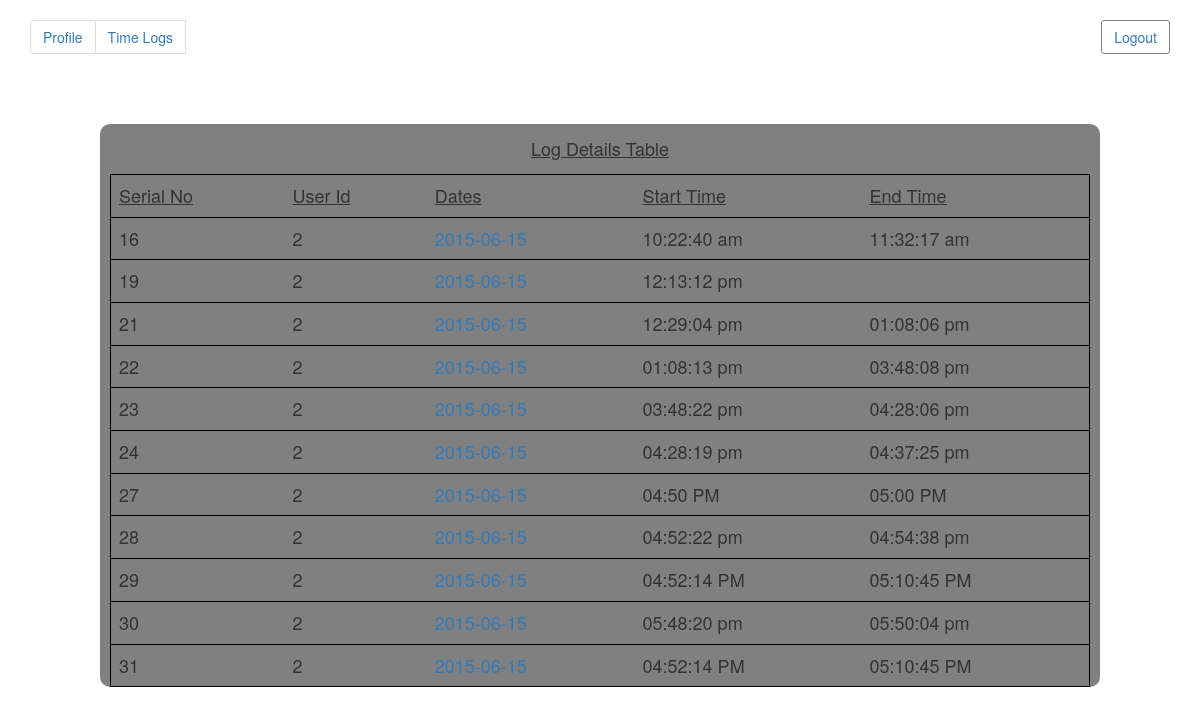
/timelog.php (signed in), run on the app's committed database.
### tables this page shows
CREATE TABLE IF NOT EXISTS `time_logs` (
  `sl_no` int(11) NOT NULL AUTO_INCREMENT,
  `user_id` int(11) DEFAULT NULL,
  `dates` date DEFAULT NULL,
  `start_time` varchar(50) DEFAULT NULL,
  `end_time` varchar(50) DEFAULT NULL,
  PRIMARY KEY (`sl_no`)
);

### timelog.php (the view, shortened to what this page needs)
<?php
	if($_SESSION['user_name'] != ''){
		$current_user_id = $_COOKIE['user'];
		$result = mysql_query("SELECT * FROM `time_logs` WHERE user_id = '$current_user_id'");
		if($result > 0){
?>
<!DOCTYPE html>
<html>
	<head>
	  <link rel="stylesheet" href="http://maxcdn.bootstrapcdn.com/bootstrap/3.3.4/css/bootstrap.min.css">
	</head>
	<body>
		<div class="container">
		  <ul class="pagination">
			<li><a href="homepage.php"> Profile </a></li>
			<li><a href="timelog.php"> Time Logs </a></li>
			<br>
		  </ul>
		  <button class="btn">
			<a href="logout.php"> Logout </a>
		  </button>
		</div>
		<div class="log_list">
			<form method="post" action="detailview.php">
				<div>
					<div class="tab_header">
						<h4> <u> Log Details Table </u> </h4>
					</div>
					<div>
						<table class="tab_view">
							<tr style="border:1px solid black;">
								<td class="attribute">
									<span> <u> Serial No </u> </span>
								</td>
								<td class="attribute">
									<span> <u> User Id </u> </span>
								</td>
								<td class="attribute">
									<span> <u> Dates </u> </span>
								</td>
								<td class="attribute">
									<span> <u> Start Time </u> </span>
								</td>
								<td class="attribute">
									<span> <u> End Time </u> </span>
								</td>
							</tr>
							<?php
								while($s = mysql_fetch_assoc($result)){
									$serial =  $s['sl_no'];
									$res2 = mysql_query("select * from `time_logs` where sl_no = '$serial'");
									$r = mysql_fetch_array($res2);
							?>
								<a href="#">
									<tr style="border:1px solid black;">
										<td class="attribute">
											<span> <?php echo $r['sl_no']; ?> </span>
										</td>
										<td class="attribute">
											<span> <?php echo $r['user_id']; ?> </span>
										</td>
										<td class="attribute">
											<a href="detailview.php?record_id=<?php echo $r['sl_no'];  ?>">
												<span> <?php echo $r['dates']; ?> </span>
											</a>
										</td>
										<td class="attribute">
											<span> <?php echo $r['start_time']; ?> </span>
										</td>
										<td class="attribute">
											<span> <?php echo $r['end_time']; ?>  </span>
										</td>
									</tr>
								</a>
							<?php
								}
							?>
						</table>
					</div>
				</div>
			</form>
		</div>
	</body>
</html>
<?php
		}
	}else{
		header('Location:login.php');
	}
?>

### timelog.php (style rules this page uses)
.btn { float:right; margin-top:20px; border-radius:3px; background-color:white; border:1px solid gray; }
.log_list { background-color:gray;margin-left:100px;margin-right:100px;margin-top:50px;border-radius:10px; }
.tab_header { text-align: center;padding:5px; }
.tab_view { border:1px solid black;border-radius:10px;margin-left:10px;margin-right:10px;width:98%; }
.attribute { padding:8px; font-size:18px; }

### data on the page
time_logs: sl_no "16", user "2", dates "2015-06-15", start_time "10:22:40 am", end_time "11:32:17 am"
time_logs: sl_no "19", user "2", dates "2015-06-15", start_time "12:13:12 pm"
time_logs: sl_no "21", user "2", dates "2015-06-15", start_time "12:29:04 pm", end_time "01:08:06 pm"
time_logs: sl_no "22", user "2", dates "2015-06-15", start_time "01:08:13 pm", end_time "03:48:08 pm"
time_logs: sl_no "23", user "2", dates "2015-06-15", start_time "03:48:22 pm", end_time "04:28:06 pm"
time_logs: sl_no "24", user "2", dates "2015-06-15", start_time "04:28:19 pm", end_time "04:37:25 pm"
time_logs: sl_no "27", user "2", dates "2015-06-15", start_time "04:50 PM", end_time "05:00 PM"
time_logs: sl_no "28", user "2", dates "2015-06-15", start_time "04:52:22 pm", end_time "04:54:38 pm"
time_logs: sl_no "29", user "2", dates "2015-06-15", start_time "04:52:14 PM", end_time "05:10:45 PM"
time_logs: sl_no "30", user "2", dates "2015-06-15", start_time "05:48:20 pm", end_time "05:50:04 pm"
time_logs: sl_no "31", user "2", dates "2015-06-15", start_time "04:52:14 PM", end_time "05:10:45 PM"
